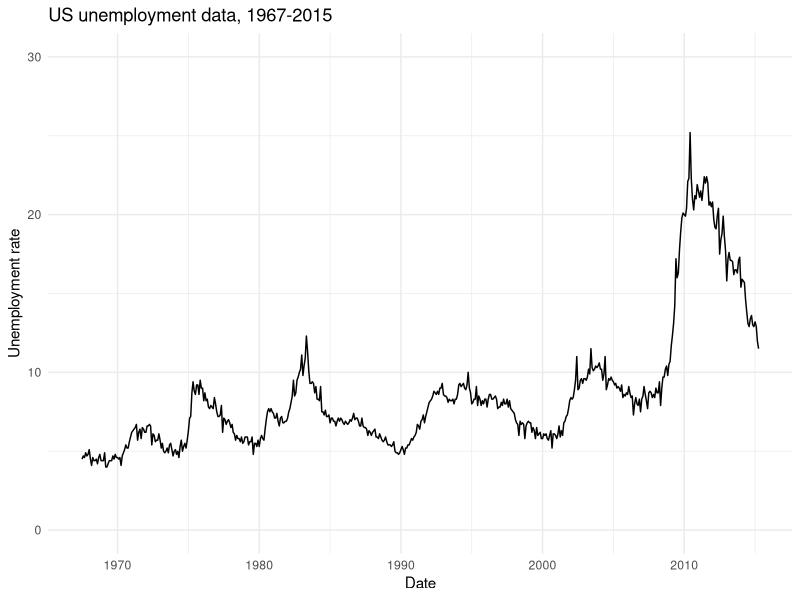

Here is the R script that generated this plot:
# Practice Exercise 02 
#
# The ggplot2 package comes with a data set called "economics" that includes
# information about the US unemployment rate from 1967 to 2015. Your task in
# this exercise is to draw a simple line plot using this data and "make it
# pretty". Here is a code snippet that should help you draw the basic plot:
#
# ggplot(
#   data = economics,
#   mapping = aes(
#     x = date, 
#     y = uempmed
#   )
# ) + 
#   geom_line()
#
# You should add a title, give the plot some readable axis labels, and change
# the theme to something nicer than the default. For full marks you should 
# change the y-axis limits so that the chart starts at 0. (You may need to 
# google to find the answer to this)

# Solution to exercise 2 of the data visualisation component
# Author: Danielle Navarro (d.navarro@unsw.edu.au)
# Date: 11 March 2020

# load packages
library(tidyverse)

# create plot
picture_02 <- ggplot(
  data = economics,
  mapping = aes(
    x = date, 
    y = uempmed
  )
) + 
  geom_line() + 
  xlab("Date") + 
  ylab("Unemployment rate") + 
  ggtitle("US unemployment data, 1967-2015") + 
  theme_minimal() + 
  ylim(0, 30)
  

# draw the plot
print(picture_02)